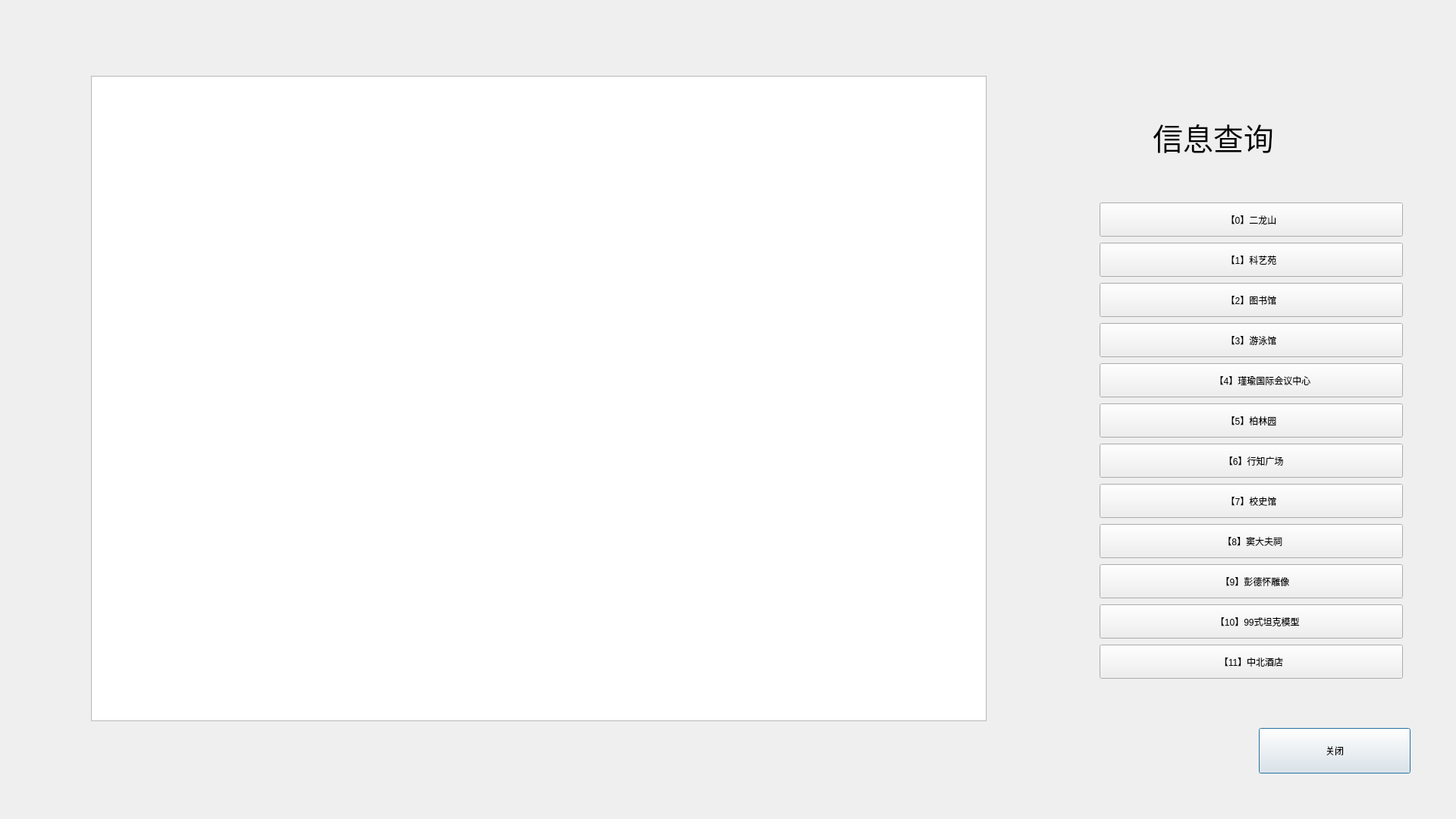
<?xml version="1.0" encoding="UTF-8"?>
<ui version="4.0">
 <class>dis_info</class>
 <widget class="QDialog" name="dis_info">
  <property name="geometry">
   <rect>
    <x>0</x>
    <y>0</y>
    <width>1920</width>
    <height>1080</height>
   </rect>
  </property>
  <property name="windowTitle">
   <string>Dialog</string>
  </property>
  <widget class="QLabel" name="label">
   <property name="geometry">
    <rect>
     <x>1520</x>
     <y>120</y>
     <width>261</width>
     <height>121</height>
    </rect>
   </property>
   <property name="font">
    <font>
     <family>黑体</family>
     <pointsize>30</pointsize>
    </font>
   </property>
   <property name="text">
    <string>信息查询</string>
   </property>
  </widget>
  <widget class="QPushButton" name="return_btn">
   <property name="geometry">
    <rect>
     <x>1660</x>
     <y>960</y>
     <width>200</width>
     <height>60</height>
    </rect>
   </property>
   <property name="text">
    <string>关闭</string>
   </property>
  </widget>
  <widget class="QPushButton" name="Button01">
   <property name="geometry">
    <rect>
     <x>1450</x>
     <y>320</y>
     <width>400</width>
     <height>45</height>
    </rect>
   </property>
   <property name="text">
    <string>【1】科艺苑</string>
   </property>
  </widget>
  <widget class="QPushButton" name="Button10">
   <property name="geometry">
    <rect>
     <x>1450</x>
     <y>797</y>
     <width>400</width>
     <height>45</height>
    </rect>
   </property>
   <property name="text">
    <string>     【10】99式坦克模型</string>
   </property>
  </widget>
  <widget class="QPushButton" name="Button07">
   <property name="geometry">
    <rect>
     <x>1450</x>
     <y>638</y>
     <width>400</width>
     <height>45</height>
    </rect>
   </property>
   <property name="text">
    <string>【7】校史馆</string>
   </property>
  </widget>
  <widget class="QPushButton" name="Button11">
   <property name="geometry">
    <rect>
     <x>1450</x>
     <y>850</y>
     <width>400</width>
     <height>45</height>
    </rect>
   </property>
   <property name="text">
    <string>【11】中北酒店</string>
   </property>
  </widget>
  <widget class="QPushButton" name="Button06">
   <property name="geometry">
    <rect>
     <x>1450</x>
     <y>585</y>
     <width>400</width>
     <height>45</height>
    </rect>
   </property>
   <property name="text">
    <string>  【6】行知广场</string>
   </property>
  </widget>
  <widget class="QPushButton" name="Button08">
   <property name="geometry">
    <rect>
     <x>1450</x>
     <y>691</y>
     <width>400</width>
     <height>45</height>
    </rect>
   </property>
   <property name="text">
    <string> 【8】窦大夫祠</string>
   </property>
  </widget>
  <widget class="QPushButton" name="Button03">
   <property name="geometry">
    <rect>
     <x>1450</x>
     <y>426</y>
     <width>400</width>
     <height>45</height>
    </rect>
   </property>
   <property name="text">
    <string>【3】游泳馆</string>
   </property>
  </widget>
  <widget class="QPushButton" name="Button04">
   <property name="geometry">
    <rect>
     <x>1450</x>
     <y>479</y>
     <width>400</width>
     <height>45</height>
    </rect>
   </property>
   <property name="text">
    <string>         【4】瑾瑜国际会议中心</string>
   </property>
  </widget>
  <widget class="QPushButton" name="Button05">
   <property name="geometry">
    <rect>
     <x>1450</x>
     <y>532</y>
     <width>400</width>
     <height>45</height>
    </rect>
   </property>
   <property name="text">
    <string>【5】柏林园</string>
   </property>
  </widget>
  <widget class="QPushButton" name="Button09">
   <property name="geometry">
    <rect>
     <x>1450</x>
     <y>744</y>
     <width>400</width>
     <height>45</height>
    </rect>
   </property>
   <property name="text">
    <string>   【9】彭德怀雕像</string>
   </property>
  </widget>
  <widget class="QPushButton" name="Button02">
   <property name="geometry">
    <rect>
     <x>1450</x>
     <y>373</y>
     <width>400</width>
     <height>45</height>
    </rect>
   </property>
   <property name="text">
    <string>【2】图书馆</string>
   </property>
  </widget>
  <widget class="QPushButton" name="Button00">
   <property name="geometry">
    <rect>
     <x>1450</x>
     <y>267</y>
     <width>400</width>
     <height>45</height>
    </rect>
   </property>
   <property name="text">
    <string>【0】二龙山</string>
   </property>
  </widget>
  <widget class="QTextBrowser" name="display">
   <property name="geometry">
    <rect>
     <x>120</x>
     <y>100</y>
     <width>1181</width>
     <height>851</height>
    </rect>
   </property>
   <property name="font">
    <font>
     <family>黑体</family>
     <pointsize>18</pointsize>
    </font>
   </property>
  </widget>
 </widget>
 <resources/>
 <connections>
  <connection>
   <sender>return_btn</sender>
   <signal>clicked()</signal>
   <receiver>dis_info</receiver>
   <slot>close()</slot>
   <hints>
    <hint type="sourcelabel">
     <x>1759</x>
     <y>1009</y>
    </hint>
    <hint type="destinationlabel">
     <x>959</x>
     <y>539</y>
    </hint>
   </hints>
  </connection>
 </connections>
</ui>
